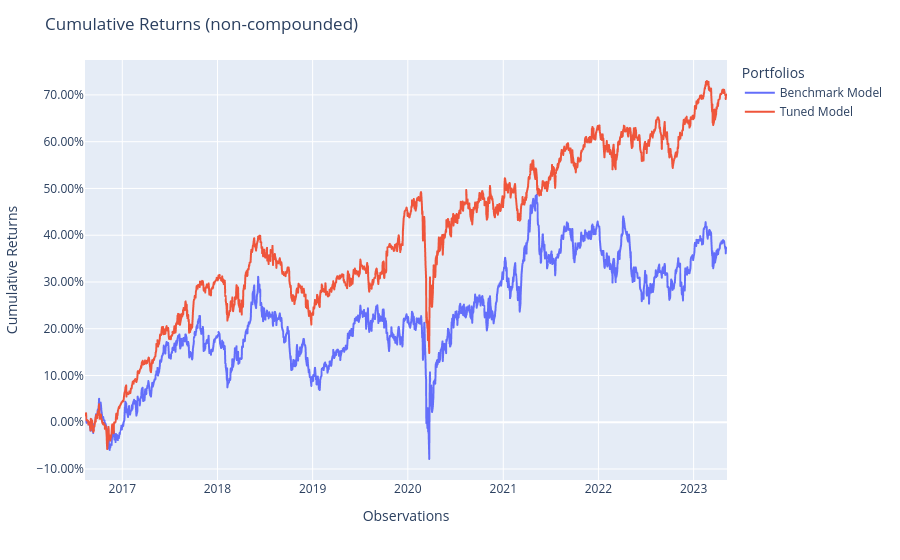

This figure's notebook cell:
### Code cell
pred_bench = cross_val_predict(model_bench, X_test, cv=walk_forward)
pred_bench.name = "Benchmark Model"

pred_tuned = cross_val_predict(model_tuned, X_test, cv=walk_forward, n_jobs=-1)
pred_tuned.name = "Tuned Model"

# Combine results for easier analysis.
population = Population([pred_bench, pred_tuned])
population.plot_cumulative_returns()

### Figure 1 — Plotly figure (JSON) as saved in the notebook; plotly's stock layout.template omitted (floating-point values rounded to 4 significant figures; data arrays with more than 128 entries replaced by an {"elided": "..."} marker saying what was removed)
{"data": [{"hovertemplate": "variable=Benchmark Model<br>index=%{x}<br>value=%{y}<extra></extra>", "legendgroup": "Benchmark Model", "line": {"color": "#636efa", "dash": "solid"}, "marker": {"symbol": "circle"}, "mode": "lines", "name": "Benchmark Model", "showlegend": true, "type": "scattergl", "x": {"elided": "1700 str values"}, "xaxis": "x", "y": {"elided": "1700 float values"}, "yaxis": "y"}, {"hovertemplate": "variable=Tuned Model<br>index=%{x}<br>value=%{y}<extra></extra>", "legendgroup": "Tuned Model", "line": {"color": "#EF553B", "dash": "solid"}, "marker": {"symbol": "circle"}, "mode": "lines", "name": "Tuned Model", "showlegend": true, "type": "scattergl", "x": {"elided": "1700 str values"}, "xaxis": "x", "y": {"elided": "1700 float values"}, "yaxis": "y"}], "layout": {"legend": {"title": {"text": "Portfolios"}, "tracegroupgap": 0}, "margin": {"t": 60}, "title": {"text": "Cumulative Returns (non-compounded)"}, "xaxis": {"anchor": "y", "domain": [0, 1], "title": {"text": "Observations"}}, "yaxis": {"anchor": "x", "domain": [0, 1], "tickformat": ".2%", "title": {"text": "Cumulative Returns"}}}}
